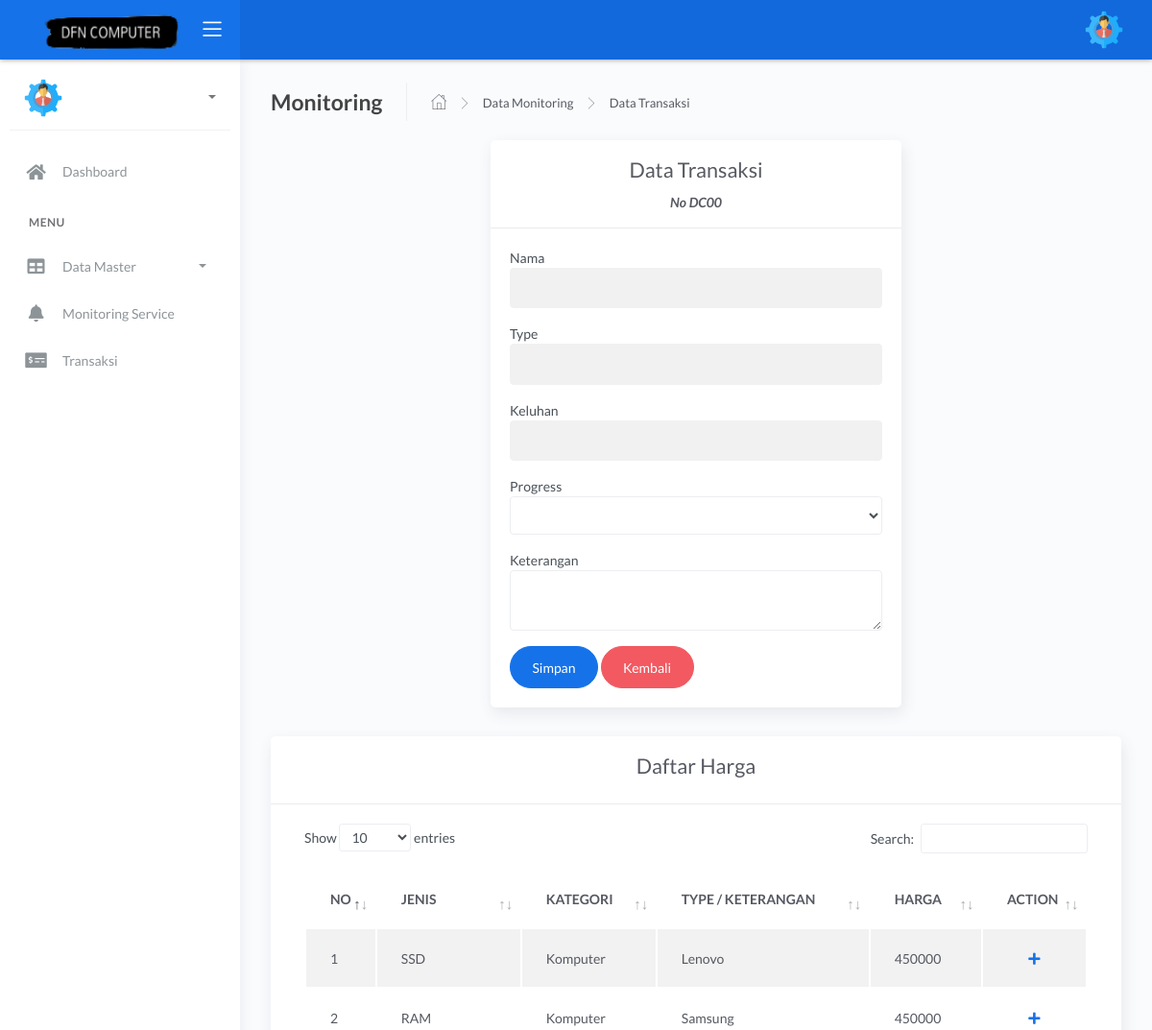
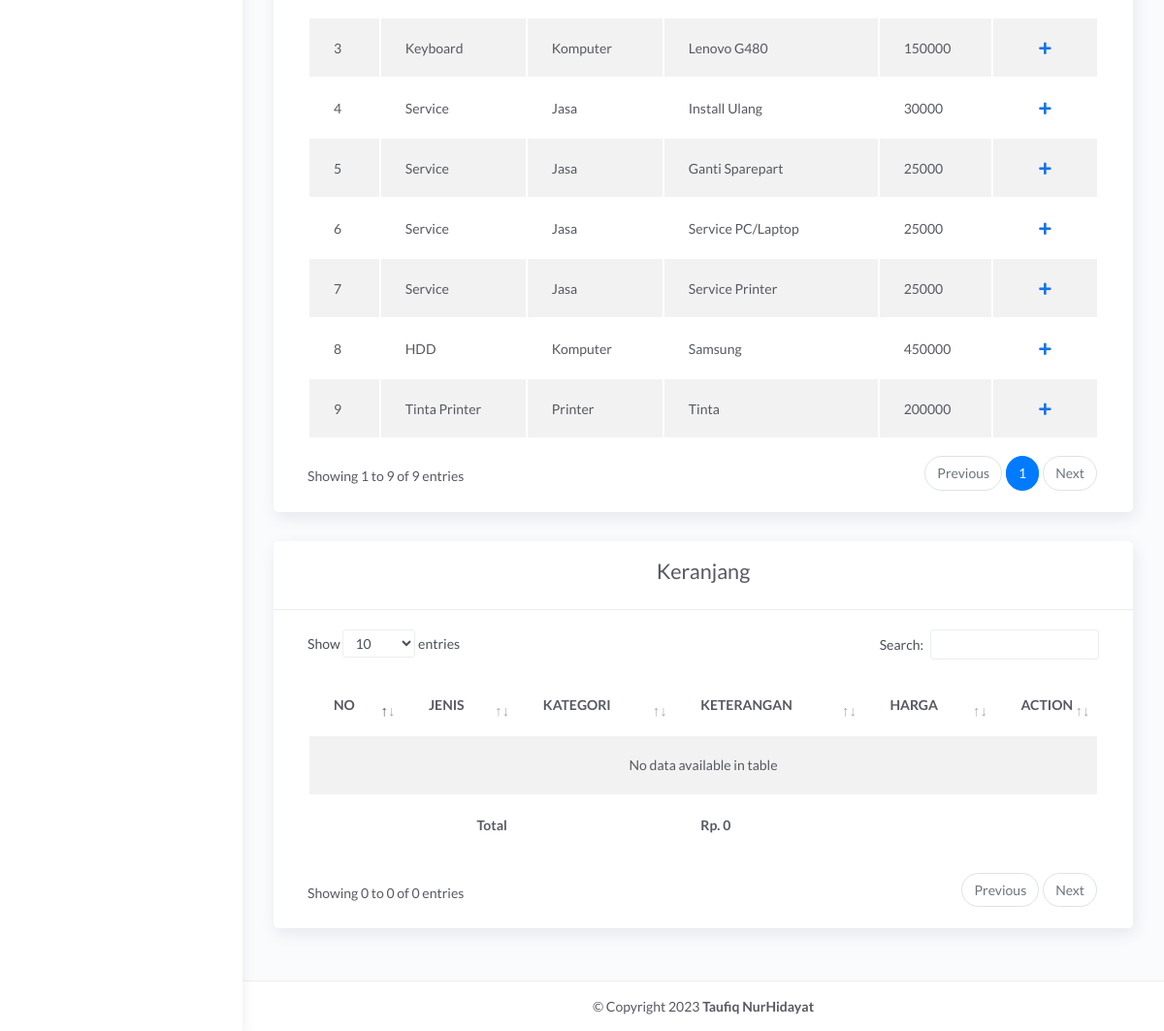
Page /admin/teknisi/transaksi.php on the committed database (2 pictures, top to bottom).
### tables this page shows
CREATE TABLE `harga` (
  `id_harga` int(11) NOT NULL,
  `jenis` varchar(255) NOT NULL,
  `kategori` varchar(255) NOT NULL,
  `type` varchar(255) NOT NULL,
  `harga` int(11) NOT NULL
);

### admin/teknisi/transaksi.php (the view, shortened to what this page needs)
<?php include 'header.php'; ?>
<div class="main-panel">
    <div class="content">
        <div class="page-inner ">
            <div class="page-header">
                <h4 class="page-title">Monitoring</h4>
                <ul class="breadcrumbs">
                    <li class="nav-home">
                        <a href="index.php">
                            <i class="flaticon-home"></i>
                        </a>
                    </li>
                    <li class="separator">
                        <i class="flaticon-right-arrow"></i>
                    </li>
                    <li class="nav-item">
                        <a href="monitoring_service.php">Data Monitoring</a>
                    </li>
                    <li class="separator">
                        <i class="flaticon-right-arrow"></i>
                    </li>
                    <li class="nav-item">
                        <a href="transaksi.php?no_service=<?php echo $no_service ?>">Data Transaksi</a>
                    </li>
                </ul>
            </div>
            <div class="row justify-content-center">
                <div class="col-md-6">
                    <div class="card">
                        <div class=" card-header ">
                            <center>
                                <h2>Data Transaksi</h2>
                                <i>
                                    <b>No DC00<?php echo $no_service; ?></b>
                                </i>
                            </center>
                        </div>
                        <div class="card-body">
                            <form action="transaksi.php?no_service=<?php echo $no_service ?>" method="post">
                                <form>
                                    <div class="mb-3">
                                        <label class="form-label">Nama</label>
                                        <input type="text" class="form-control" id="nama" name="nama" value="<?php echo $data['nama']; ?>" readonly>
                                    </div>
                                    <div class="mb-3">
                                        <label class="form-label">Type</label>
                                        <input type="text" class="form-control" id="type" name="type" value="<?php echo $data['type']; ?>" readonly>
                                    </div>
                                    <div class="mb-3">
                                        <label class="form-label">Keluhan</label>
                                        <input type="text" class="form-control" id="keluhan" name="keluhan" value="<?php echo $data['keluhan']; ?>" readonly>
                                    </div>
                                    <div class="mb-3">
                                        <label class="form-label">Progress</label>
                                        <select class="form-control input-border-buttom" name="progres" id="progres">
                                            <option selected><?php echo $data['progres']; ?></option>
                                            <option value="Selesai Pengerjaan">Selesai Pengerjaan</option>
                                        </select>
                                    </div>
                                    <div class="mb-3">
                                        <label class="form-label">Keterangan</label>
                                        <textarea type="text" class="form-control" id="keterangan" name="keterangan" required><?php echo $data['keterangan']; ?></textarea>
                                    </div>
                                    <button type="submit" name="simpan" class="btn btn-primary btn-round ml-auto">Simpan</button>
                                    <a type="submit" class="btn btn-danger btn-round ml-auto" href="monitoring_service.php">Kembali</a>
                                </form>
                        </div>
                    </div>
                </div>
            </div>
            <div class="row" id="harga">
                <div class="col-md-12">
                    <div class="card">
                        <div class="card-header ">
                            <center>
                                <h2>Daftar Harga </h2>
                            </center>
                        </div>
                        <div class="card-body">
                            <div class="table-responsive">
                                <table id="tableharga" class="display table table-striped table-hover">
                                    <thead>
                                        <tr>
                                            <th style="width: 1%">NO</th>
                                            <th>JENIS</th>
                                            <th>KATEGORI</th>
                                            <th>TYPE / KETERANGAN</th>
                                            <th>HARGA</th>
                                            <th style="width: 10%">ACTION</th>
                                        </tr>
                                    </thead>
                                    <tbody>
                                        <?php
                                        include '../../koneksi.php';
                                        $no = 1;
                                        $dataharga = mysqli_query($koneksi, "SELECT * FROM harga");
                                        while ($d = mysqli_fetch_array($dataharga)) {
                                        ?>
                                            <tr>
                                                <td><?php echo $no++; ?></td>
                                                <td><?php echo $d['jenis']; ?></td>
                                                <td><?php echo $d['kategori']; ?></td>
                                                <td><?php echo $d['type']; ?></td>
                                                <td><?php echo $d['harga']; ?></td>
                                                <td>
                                                    <div class="form-button-action">
                                                        <button type="button" data-toggle="modal" title="" class="btn btn-link btn-primary" data-target="#tambah_<?php echo $d['id_harga']; ?>">
                                                            <i class="fa fa-plus"></i>
                                                        </button>
                                                    </div>
                                                <?php
                                            }
                                                ?>
                                                </td>
                                            </tr>
                                    </tbody>
                                </table>
                            </div>
                        </div>
                    </div>
                </div>
            </div>
            <div class="row" id="keranjang">
                <div class="col-md-12">
                    <div class="card">
                        <div class="card-header ">
                            <center>
                                <h2>Keranjang</h2>
                            </center>
                        </div>
                        <div class="card-body">
                            <div class="table-responsive">
                                <table id="tablekeranjang" class="display table table-striped table-hover">
                                    <thead>
                                        <tr>
                                            <th>NO</th>
                                            <th>JENIS</th>
                                            <th>KATEGORI</th>
                                            <th>KETERANGAN</th>
                                            <th>HARGA</th>
                                            <th style="width: 10%">ACTION</th>
                                        </tr>
                                    </thead>
                                    <tbody>
                                        <?php
                                        $total = 0;
                                        ?>
                        </tbody>
                        <tfoot>
                            <tr>
                                <th colspan="3" class="text-center"><b>Total</b></th>
                                <th colspan="2"><b>Rp. <?php echo number_format($total) ?></b></th>
                            </tr>
                            </table>
                        </div>
                    </div>
                </div>
            </div>
        </div>
    </div>
</div>
<?php include 'footer.php'; ?>
</div>

### rows in the picture
harga: jenis "SSD", kategori "Komputer", type "Lenovo", harga "450000"
harga: jenis "RAM", kategori "Komputer", type "Samsung", harga "450000"
harga: jenis "Keyboard", kategori "Komputer", type "Lenovo G480", harga "150000"
harga: jenis "Service", kategori "Jasa", type "Install Ulang", harga "30000"
harga: jenis "Service", kategori "Jasa", type "Ganti Sparepart", harga "25000"
harga: jenis "Service", kategori "Jasa", type "Service PC/Laptop", harga "25000"
harga: jenis "Service", kategori "Jasa", type "Service Printer", harga "25000"
harga: jenis "HDD", kategori "Komputer", type "Samsung", harga "450000"
harga: jenis "Tinta Printer", kategori "Printer", type "Tinta", harga "200000"

### other values in the picture
$total "0"
